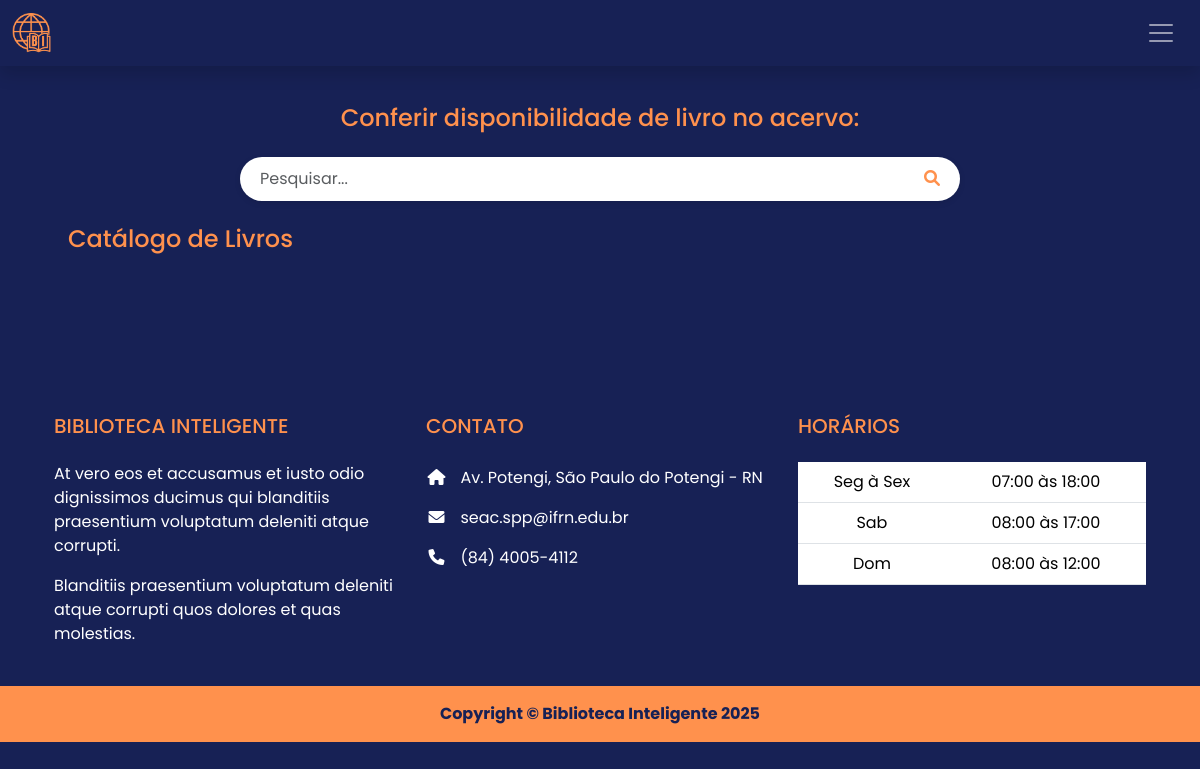
The app's page /inicio/ (signed in), older data.
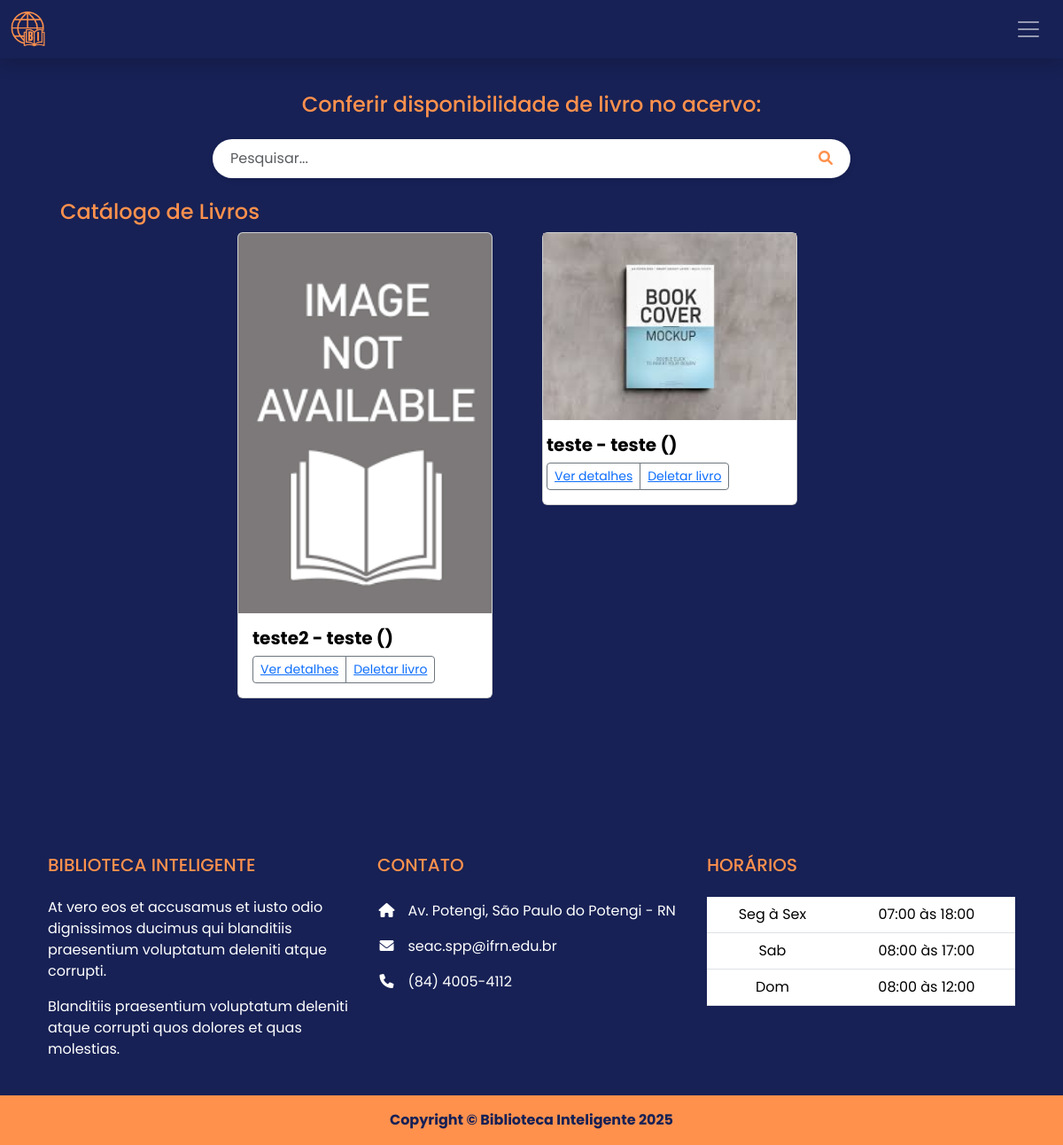
The same page, newer data.
### biblioteca_inteligente/models.py (models this page shows, shortened)
class Livro(models.Model):
    LIVRE = "LI"
    MAIORES_10 = "10"
    MAIORES_12 = "12"
    MAIORES_14 = "14"
    MAIORES_16 = "16"
    MAIORES_18 = "18"
    CLASSIFICACOES = {
        LIVRE: "Livre",
        MAIORES_10: "10 anos",
        MAIORES_12: "12 anos",
        MAIORES_14: "14 anos",
        MAIORES_16: "16 anos",
        MAIORES_18: "18 anos",
        }
    ROMANCE = "RO"
    BIOGRAFIA = "BI"
    TECNICO = "TE"
    FICCAO = "FI"
    FANTASIA = "FA"
    MISTERIO = "MI"
    POESIA = "PO"
    DRAMA = "DR"
    TERROR = "HO"
    AVENTURA = "AD"
    INFANTIL = "CH"
    JOVEM_ADULTO = "YA"
    FICCAO_CIENTIFICA = "SF"
    OUTROS = "OU"
    GENEROS = {
        ROMANCE: "Romance",
        BIOGRAFIA: "Biografia",
        TECNICO: "Técnico",
        FICCAO: "Ficção",
        FANTASIA: "Fantasia",
        MISTERIO: "Mistério",
        POESIA: "Poesia",
        DRAMA: "Drama",
        TERROR: "Terror",
        AVENTURA: "Aventura",
        INFANTIL: "Infantil",
        JOVEM_ADULTO: "Jovem Adulto",
        FICCAO_CIENTIFICA: "Ficção Científica",
        OUTROS: "Outros",
    }
    titulo = models.CharField(max_length=150)
    autor = models.CharField(max_length=100)
    capa = models.ImageField(upload_to="livros/capas/", blank=True)
    editora = models.ManyToManyField(Editora)
    isbn = models.CharField(max_length=13)
    publicacao = models.IntegerField(blank=True)
    classificacao = models.CharField(max_length=2, choices=CLASSIFICACOES)
    genero = models.CharField(max_length=2, choices=GENEROS)
    sinopse = models.TextField(max_length=4000)

### biblioteca_inteligente/views.py (the view)
# urls.py: path('inicio/', views.inicio, name='inicio'),
@login_required
def inicio(request):
    livros = Livro.objects.all().order_by("?")[:9]
    pesquisa = request.GET.get("q")
    paginator = Paginator(livros, 6)
    numero_da_pagina = request.GET.get('p')  # Pega o número da página da URL
    livros_paginados = paginator.get_page(numero_da_pagina)
    if pesquisa:
        livros_autor = Livro.objects.filter(autor__icontains=pesquisa)
        livros_titulo = Livro.objects.filter(titulo__icontains=pesquisa)
        livros_sinopse = Livro.objects.filter(sinopse__icontains=pesquisa)
        livros = livros_autor | livros_titulo | livros_sinopse
        livros.distinct()
    return render(request, "inicio.html", {"livros": livros_paginados})

### biblioteca_inteligente/templates/inicio.html (shortened to what this page needs)
{% extends "base.html" %}
{% load static %}
{% block content %}
<section class="vh-80">
    <div class="container-fluid h-custom" id="login">
      <div class="row d-flex justify-content-center align-items-center m-3 p-3 h-100">
        <div class="p-5 m-5 p-md-4">
          <div class="container text-center pb-3">
            <h4 class="bg-laranja">Conferir disponibilidade de livro no acervo:</h4>
          </div>
          <div class="search-bar">
            <div class="input-group">
              <input type="text" class="form-control" placeholder="Pesquisar..." aria-label="Search" aria-describedby="search-addon">
              <button class="btn bg-laranja" type="button" id="search-addon">
                  <i class="fas fa-search"></i>
              </button>
            </div>
          </div>
          <h4 class="bg-laranja mt-4">Catálogo de Livros</h4>
          <div class="row row-cols-1 row-cols-md-2 mx-3 d-flex justify-content-center">
            {% for livro in livros %}
    <div class="col-md-4 mb-4">
        <div class="card bg-white text-light" style="width: 18rem;">
            {% if livro.capa %}
            <div class="row">
                <img src="{{ livro.capa.url }}" class="card-img-top" alt="">
            {% else %}
                <img src="{% static 'img/placeholder.png' %}" class="card-img-top" alt="{{ livro.titulo }}">
            {% endif %}
            <div class="card-body">
                <h5 class="card-title fw-bold text-black">{{ livro.titulo }} - {{ livro.autor }} ({{ livro.ano_publicacao }})</h5>
                <div class="d-flex justify-content-between align-items-center">
                    <div class="btn-group">
                        <button type="button" class="btn btn-sm btn-outline-secondary bg-laranja text-decoration-none">
                            <a href="{% url 'detalhar_livro' livro.id %}">Ver detalhes</a>
                        </button>
                        <button type="button" class="btn btn-sm btn-outline-secondary bg-laranja text-decoration-none">
                          <a href="{% url 'deletar_livro' livro.id %}">Deletar livro</a>
                      </button>
                    </div>
                </div>
            </div>
        </div>
    </div>
    {% endfor %}
            </div>
          </div>
      </div>
          </div>
        </div>
  </section>
{% endblock content %}

Row changes from the older to the newer data that the page shows:
added Livro: titulo "teste2", autor "teste"
added Livro: capa (picture), titulo "teste", autor "teste"
